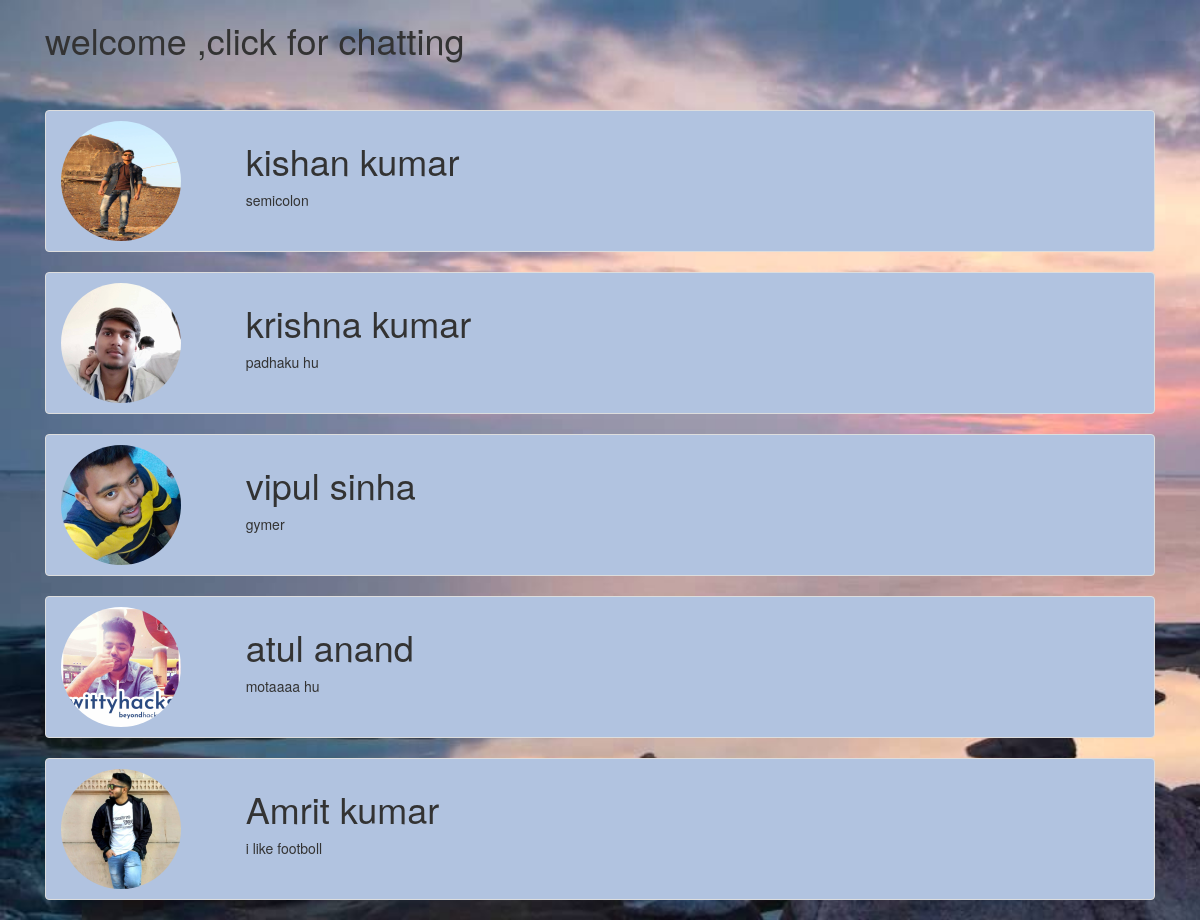
The page /chat/ (signed in) on the database its author committed.
### chat/models.py (models this page shows)
class User(AbstractUser):
    enroll_no = models.CharField(max_length=12, unique=True)
    bio = models.CharField(max_length=200, null=True)
    photo = models.ImageField(blank=True, null=True)
    def __str__(self):
        return self.username

### chat/views.py (the view)
# urls.py: path('', index, name='index'),
@login_required
def index(request):
    users = User.objects.exclude(username=request.user).exclude(is_superuser=True)
    return render(request, 'chat/index.html', {
    'users': users,
    })

### chat/templates/chat/index.html (shortened to what this page needs)
{%load static%}
<!DOCTYPE html>
<html>
<head>
    <link rel='stylesheet prefetch' href='https://cdnjs.cloudflare.com/ajax/libs/meyer-reset/2.0/reset.min.css'>
    <link rel='stylesheet prefetch' href='https://cdnjs.cloudflare.com/ajax/libs/font-awesome/4.6.2/css/font-awesome.min.css'>
    <link href="//maxcdn.bootstrapcdn.com/bootstrap/4.0.0/css/bootstrap.min.css" rel="stylesheet" id="bootstrap-css">
    <link href="//netdna.bootstrapcdn.com/bootstrap/3.0.0/css/bootstrap.min.css" rel="stylesheet" id="bootstrap-css">
</head>
<body>
  <div class="container">
    <h1>welcome ,click for chatting</h1><br>
    </div>
      <ul class="list-group">
    {% for user in users%}
    <div class="container" style=" margin-top: 20px">
            <li class="list-group-item"onclick="myfunction('{{user}}')"  >
              <div class="row">
                <div class="col col-lg-2">
                  <img style=" height: 120px; width:120px;border-radius: 50%; " src="{{user.photo.url}}" alt="not available">
                </div>
                <div class="col col-lg-4">
                   <h1 id="user">{{user.first_name}}  {{user.last_name}}</h1>
                     <p>{{user.bio}}</p>
                </div>
                <div class="col col-lg-3">
                </div>
                <div class="col col-lg-3">
                </div>
              </div>
          </li>
    </div>
    {%endfor%}
        </ul>
</body>
</html>

### rows shown on the page
User: photo (picture), first_name "kishan", last_name "kumar", bio "semicolon"
User: photo (picture), first_name "krishna", last_name "kumar", bio "padhaku hu"
User: photo (picture), first_name "vipul", last_name "sinha", bio "gymer"
User: photo (picture), first_name "atul", last_name "anand", bio "motaaaa hu"
User: photo (picture), first_name "Amrit", last_name "kumar", bio "i like footboll"
